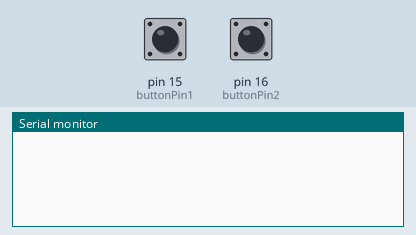
A sketch run on a simulated Arduino Uno, built with avr-gcc and run on an emulated ATmega328P. Shown: the last lines printed to the serial monitor. Inputs (shaded band) come from the test bench; at power-on: pin 15 (buttonPin1) LOW, pin 16 (buttonPin2) LOW.

Above: at 1.2 s.
1.3 s: pin 15 (buttonPin1) pulled HIGH for 0.15 s
At 2.6 s:
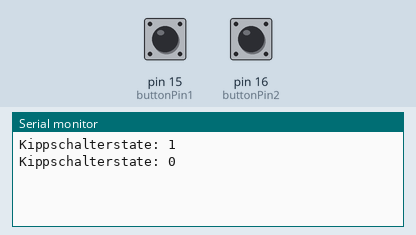
3.0 s: pin 16 (buttonPin2) pulled HIGH for 0.15 s
At 3.9 s:
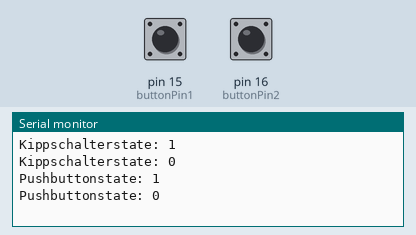

The sketch:

PhyIO-buttontest.ino
```cpp
// constants won't change. They're used here to
// set pin numbers:
const int buttonPin1 = 15;
const int buttonPin2 = 16;

// variables will change:
int buttonState1 = 0;         // variable for reading the pushbutton status
int buttonState2 = 0;

void setup() {
  // initialize the pushbutton pin as an input:
  pinMode(buttonPin1, INPUT);
  pinMode(buttonPin2, INPUT);
  Serial.begin(9600);
}

void loop() {
  // read the state of the pushbutton value:
  if(buttonState1 != digitalRead(buttonPin1)){
    buttonState1 = digitalRead(buttonPin1);
    Serial.print("Kippschalterstate: ");
    Serial.println(buttonState1);
    delay(100);
  }
  if(buttonState2 != digitalRead(buttonPin2)){
    buttonState2 = digitalRead(buttonPin2);
    Serial.print("Pushbuttonstate: ");
    Serial.println(buttonState2);
    delay(100);
  }

  delay(100);
}
```

Measured:
- after the input at 1.3 s, the serial monitor: prints a new line at once (image 1)
- after the input at 3.0 s, the serial monitor: prints a new line at once (image 2)
